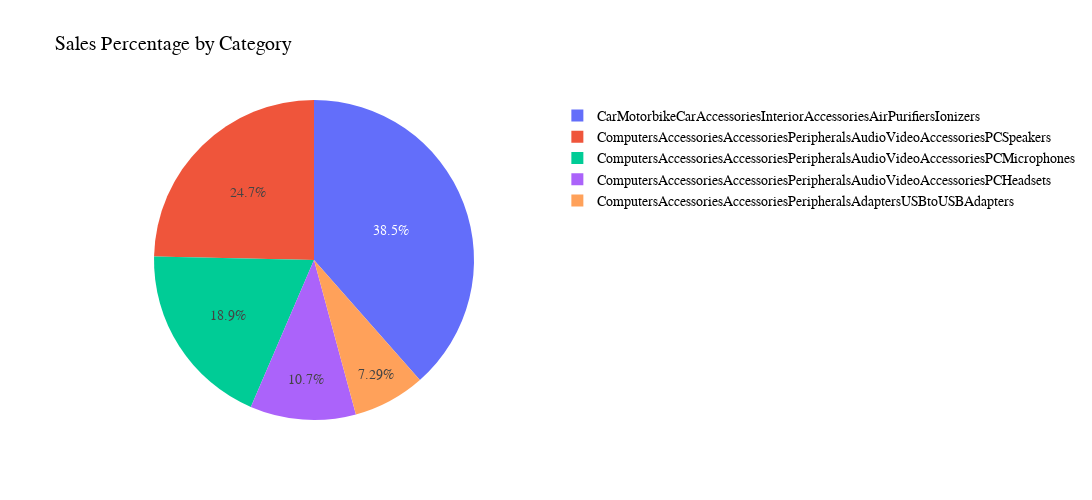

The notebook cell this image was saved under:
### Markdown cell above
***There's no clear relationship overall, it doesn’t seem like there’s a strong or direct link between the discounted price and the rating. Just because a product is cheaper doesn’t mean it’ll get a better rating, and the same goes the other way. The data points are pretty much scattered randomly on the graph, showing there’s no clear pattern in the relationship between the two variables. You can see that both products with low discounted prices and those with high discounts are getting high ratings, meaning the price alone isn’t enough to decide the product's quality or customer satisfaction.***

### Code cell
category_sales = df_amazon.groupby('category')['discounted_price'].sum().head(5)

fig6= px.pie(category_sales, 
             values=category_sales.values, names=category_sales.index
             ,title='Sales Percentage by Category')

fig6.update_layout(width = 1200 , height = 500,font = dict(family = 'Arial', size = 14, color = 'black'))
fig6.show()

### Figure 1 — Plotly figure (JSON) as saved in the notebook; plotly's stock layout.template omitted (floating-point values rounded to 4 significant figures)
{"data": [{"domain": {"x": [0, 1], "y": [0, 1]}, "hovertemplate": "category=%{label}<br>value=%{value}<extra></extra>", "labels": ["CarMotorbikeCarAccessoriesInteriorAccessoriesAirPurifiersIonizers", "ComputersAccessoriesAccessoriesPeripheralsAdaptersUSBtoUSBAdapters", "ComputersAccessoriesAccessoriesPeripheralsAudioVideoAccessoriesPCHeadsets", "ComputersAccessoriesAccessoriesPeripheralsAudioVideoAccessoriesPCMicrophones", "ComputersAccessoriesAccessoriesPeripheralsAudioVideoAccessoriesPCSpeakers"], "legendgroup": "", "name": "", "showlegend": true, "type": "pie", "values": [2339, 443, 649, 1148, 1498]}], "layout": {"font": {"color": "black", "family": "Arial", "size": 14}, "height": 500, "legend": {"tracegroupgap": 0}, "title": {"text": "Sales Percentage by Category"}, "width": 1200}}
